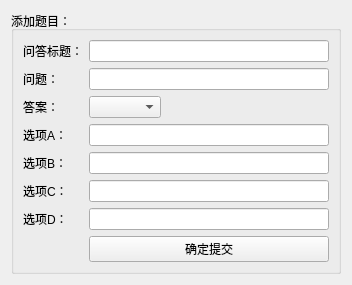
<?xml version="1.0" encoding="UTF-8"?>
<ui version="4.0">
 <class>Form</class>
 <widget class="QWidget" name="Form">
  <property name="geometry">
   <rect>
    <x>0</x>
    <y>0</y>
    <width>352</width>
    <height>262</height>
   </rect>
  </property>
  <property name="windowTitle">
   <string>添加/修改题目</string>
  </property>
  <layout class="QVBoxLayout" name="verticalLayout">
   <item>
    <widget class="QGroupBox" name="groupBox">
     <property name="title">
      <string>添加题目：</string>
     </property>
     <layout class="QFormLayout" name="formLayout">
      <item row="0" column="0">
       <widget class="QLabel" name="label_2">
        <property name="text">
         <string>问答标题：</string>
        </property>
       </widget>
      </item>
      <item row="0" column="1">
       <widget class="QLineEdit" name="lineEdit">
        <property name="readOnly">
         <bool>true</bool>
        </property>
       </widget>
      </item>
      <item row="1" column="0">
       <widget class="QLabel" name="label_5">
        <property name="text">
         <string>问题：</string>
        </property>
       </widget>
      </item>
      <item row="1" column="1">
       <widget class="QLineEdit" name="lineEdit_2"/>
      </item>
      <item row="2" column="0">
       <widget class="QLabel" name="label_6">
        <property name="text">
         <string>答案：</string>
        </property>
       </widget>
      </item>
      <item row="2" column="1">
       <widget class="QComboBox" name="comboBox">
        <property name="sizePolicy">
         <sizepolicy hsizetype="Maximum" vsizetype="Fixed">
          <horstretch>0</horstretch>
          <verstretch>0</verstretch>
         </sizepolicy>
        </property>
       </widget>
      </item>
      <item row="3" column="0">
       <widget class="QLabel" name="label_8">
        <property name="text">
         <string>选项A：</string>
        </property>
       </widget>
      </item>
      <item row="3" column="1">
       <widget class="QLineEdit" name="lineEdit_4"/>
      </item>
      <item row="4" column="0">
       <widget class="QLabel" name="label_9">
        <property name="text">
         <string>选项B：</string>
        </property>
       </widget>
      </item>
      <item row="4" column="1">
       <widget class="QLineEdit" name="lineEdit_5"/>
      </item>
      <item row="5" column="0">
       <widget class="QLabel" name="label_10">
        <property name="text">
         <string>选项C：</string>
        </property>
       </widget>
      </item>
      <item row="5" column="1">
       <widget class="QLineEdit" name="lineEdit_6"/>
      </item>
      <item row="6" column="0">
       <widget class="QLabel" name="label_11">
        <property name="text">
         <string>选项D：</string>
        </property>
       </widget>
      </item>
      <item row="6" column="1">
       <widget class="QLineEdit" name="lineEdit_7"/>
      </item>
      <item row="7" column="1">
       <widget class="QPushButton" name="pushButton_3">
        <property name="text">
         <string>确定提交</string>
        </property>
       </widget>
      </item>
     </layout>
    </widget>
   </item>
  </layout>
 </widget>
 <resources/>
 <connections/>
</ui>
